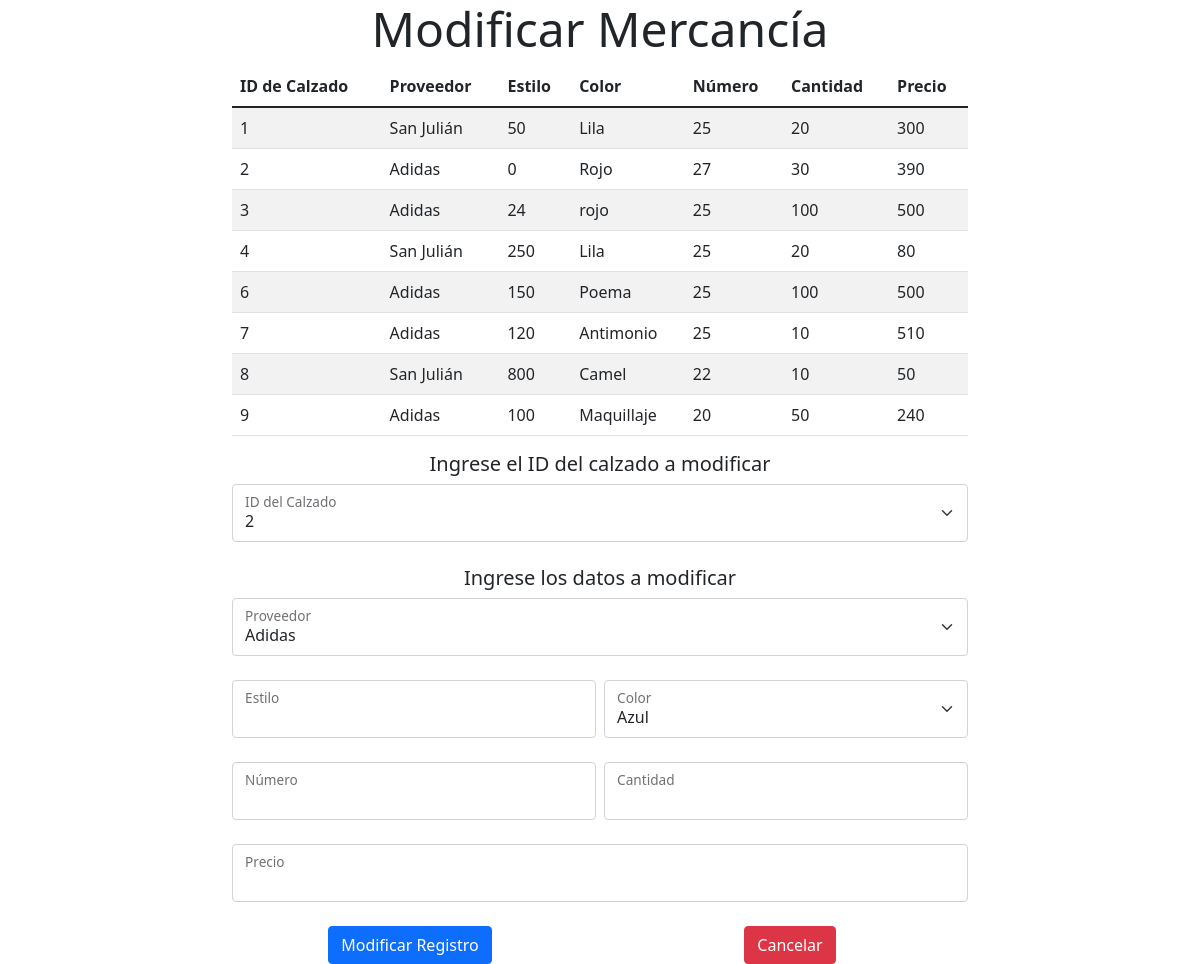
The page /Vista/php/modificarMercancia.php on the database its author committed.
### tables this page shows
CREATE TABLE `inventario` (
  `idCalzado` int(11) NOT NULL,
  `idProveedor` int(11) NOT NULL,
  `estilo` int(11) NOT NULL,
  `color` varchar(255) NOT NULL,
  `numero` int(11) NOT NULL,
  `cantidad` int(11) NOT NULL,
  `precio` double NOT NULL
);

CREATE TABLE `proveedores` (
  `idProveedor` int(11) NOT NULL,
  `nombre` varchar(255) NOT NULL,
  `telefono` varchar(10) NOT NULL,
  `direccion` text DEFAULT NULL COMMENT 'Numero, Calle, Colonia.'
);

### Persistencia/InventarioDAO.php (called while the page is built, shortened)
<?php
class InventarioDAO{
    private $server = "localhost";
    private $usr = "root";
    private $pass = "";
    private $db = "zapateria_alondra";
    private function Conectar()
    {
        try {
            $mysqli = new mysqli(
                $this->server,
                $this->usr,
                $this->pass,
                $this->db
            );
            return $mysqli;
        } catch (mysqli_sql_exception $e) {
            throw $e;
        }
    }
    public function consultarInventario(){
        $conexion = $this->Conectar();
        $consulta = "select * from inventario";
        $resultado = $conexion->query($consulta);
        return $resultado;
    }
    public function verIDsInventario(){
        $conexion = $this->Conectar();
        $consulta = "SELECT idCalzado FROM inventario";
        $resultado = mysqli_query($conexion,$consulta);
        return $resultado;
    }
}

### Persistencia/ProveedorDAO.php (called while the page is built, shortened)
<?php
class ProveedorDAO{
    private $server = "localhost";
    private $usr = "root";
    private $pass = "";
    private $db = "zapateria_alondra";
    private function Conectar()
    {
        try {
            $mysqli = new mysqli(
                $this->server,
                $this->usr,
                $this->pass,
                $this->db
            );
            return $mysqli;
        } catch (mysqli_sql_exception $e) {
            throw $e;
        }
    }
    public function nombreProveedores(){
        $conexion = $this->Conectar();
        $consulta = "select nombre from proveedores";
        return $proveedores = $conexion->query($consulta);
    }
    public function nombrePorId($id){
        $conexion = $this->Conectar();
        $consulta = "SELECT nombre FROM proveedores WHERE idProveedor='".$id."'";
        $resultado = mysqli_query($conexion,$consulta);
        return $resultado;
    }
}

### Vista/php/modificarMercancia.php (the view, shortened to what this page needs)
<!DOCTYPE html>
<html lang="en">
<head>
    <link href="https://cdn.jsdelivr.net/npm/bootstrap@5.1.3/dist/css/bootstrap.min.css" rel="stylesheet">
</head>
<body>
    <div class="container">
        <h1 class="display-5 text-center">Modificar Mercancía</h1>
        <div class="row justify-content-center">
            <div class="col-8">
                <table class="table table-striped">
                    <thead>
                        <tr>
                            <th scope="col">ID de Calzado</th>
                            <th scope="col">Proveedor</th>
                            <th scope="col">Estilo</th>
                            <th scope="col">Color</th>
                            <th scope="col">Número</th>
                            <th scope="col">Cantidad</th>
                            <th scope="col">Precio</th>
                        </tr>
                    </thead>
                    <tbody>
                        <?php
                        include("../../Persistencia/InventarioDAO.php");
                        include("../../Persistencia/ProveedorDAO.php");
                        $inventarioDao = new InventarioDAO();
                        $proveedorDao = new ProveedorDAO();
                        $tabla = $inventarioDao->consultarInventario();
                        while ($fila = mysqli_fetch_array($tabla)) {
                        ?>
                            <tr>
                                <td> <?php echo $fila[0]; ?> </td>
                                <td> <?php
                                        $nombre = $proveedorDao->nombrePorId($fila[1]);
                                        $registroNombre = mysqli_fetch_array($nombre);
                                        echo $registroNombre[0];
                                        ?> </td>
                                <td> <?php echo $fila[2]; ?> </td>
                                <td> <?php echo $fila[3]; ?> </td>
                                <td> <?php echo $fila[4]; ?> </td>
                                <td> <?php echo $fila[5]; ?> </td>
                                <td> <?php echo $fila[6]; ?> </td>
                            </tr>
                        <?php } ?>
                    </tbody>
                </table>
            </div>
        </div>
    </div>
    <div class="container">
        <h5 class="text-center">Ingrese el ID del calzado a modificar</h5>
        <div class="row justify-content-center">
            <div class="col-8">
                <form action="../../Controlador/modificarInventario.php" method="POST">
                    <div class="form-floating">
                        <select class="form-select" name="id">
                            <?php
                            $idsInventario = $inventarioDao->verIDsInventario();
                            while ($ids = mysqli_fetch_array($idsInventario)) {
                            ?>
                                <option> <?php echo $ids[0]; ?> </option>
                            <?php } ?>
                        </select>
                        <label>ID del Calzado</label>
                        <br>
                    </div>
                    <h5 class="text-center">Ingrese los datos a modificar</h5>
                    <div class="form-floating">
                        <select name="idProveedor" class="form-select">
                            <?php
                            $nombres = $proveedorDao->nombreProveedores();
                            while ($tabla = mysqli_fetch_array($nombres)) {
                            ?>
                                <option> <?php echo $tabla[0]; ?> </option>
                            <?php } ?>
                        </select>
                        <label>Proveedor</label>
                        <br>
                    </div>
                    <div class="row g-2">
                        <div class="col-md">
                            <div class="form-floating">
                                <input type="number" class="form-control" name="estilo">
                                <label>Estilo</label>
                            </div>
                        </div>
                        <div class="col-md">
                            <div class="form-floating">
                                <select class="form-select" name="color">
                                    <option>Azul</option>
                                </select>
                                <label class="form-floating">Color</label>
                                <br>
                            </div>
                        </div>
                    </div>
                    <div class="row g-2">
                        <div class="col-md">
                            <div class="form-floating">
                                <input type="number" class="form-control" name="numero">
                                <label>Número</label>
                            </div>
                        </div>
                        <div class="col-md">
                            <div class="form-floating">
                                <input type="number" class="form-control" name="cantidad">
                                <label>Cantidad</label>
                                <br>
                            </div>
                        </div>
                    </div>
                    <div class="row">
                        <div class="col">
                            <div class="form-floating">
                                <input type="number" class="form-control" name="precio">
                                <label>Precio</label>
                                <br>
                            </div>
                        </div>
                    </div>
                    <div class="row text-center">
                        <div class="col-6 align-self-center">
                            <button class="btn btn-primary" type="submit">Modificar Registro</button>
                        </div>
                        <div class="col-6 align-self-center">
                            <a class="btn btn-danger" href="bienvenido.php" role="button">Cancelar</a>
                        </div>
                    </div>
                </form>
            </div>
        </div>
    </div>
</body>
</html>

### rows shown on the page
inventario: idCalzado "1", idProveedor.nombre "San Julián", estilo "50", color "Lila", numero "25", cantidad "20", precio "300"
inventario: idCalzado "2", idProveedor.nombre "Adidas", estilo "0", color "Rojo", numero "27", cantidad "30", precio "390"
inventario: idCalzado "3", idProveedor.nombre "Adidas", estilo "24", color "rojo", numero "25", cantidad "100", precio "500"
inventario: idCalzado "4", idProveedor.nombre "San Julián", estilo "250", color "Lila", numero "25", cantidad "20", precio "80"
inventario: idCalzado "6", idProveedor.nombre "Adidas", estilo "150", color "Poema", numero "25", cantidad "100", precio "500"
inventario: idCalzado "7", idProveedor.nombre "Adidas", estilo "120", color "Antimonio", numero "25", cantidad "10", precio "510"
inventario: idCalzado "8", idProveedor.nombre "San Julián", estilo "800", color "Camel", numero "22", cantidad "10", precio "50"
inventario: idCalzado "9", idProveedor.nombre "Adidas", estilo "100", color "Maquillaje", numero "20", cantidad "50", precio "240"

### other values the page prints
form field id "2"
form field idProveedor "Adidas"
